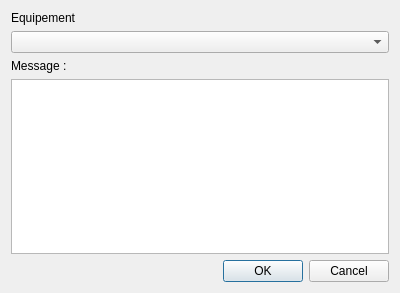
<?xml version="1.0" encoding="UTF-8"?>
<ui version="4.0">
 <class>EquipMessageDialog</class>
 <widget class="QDialog" name="EquipMessageDialog">
  <property name="geometry">
   <rect>
    <x>0</x>
    <y>0</y>
    <width>400</width>
    <height>293</height>
   </rect>
  </property>
  <property name="windowTitle">
   <string>Dialog</string>
  </property>
  <layout class="QVBoxLayout" name="verticalLayout">
   <item>
    <widget class="QLabel" name="label_2">
     <property name="text">
      <string>Equipement</string>
     </property>
    </widget>
   </item>
   <item>
    <widget class="QComboBox" name="comboBox"/>
   </item>
   <item>
    <widget class="QLabel" name="label">
     <property name="text">
      <string>Message :</string>
     </property>
    </widget>
   </item>
   <item>
    <widget class="QPlainTextEdit" name="plainTextEdit"/>
   </item>
   <item>
    <widget class="QDialogButtonBox" name="buttonBox">
     <property name="orientation">
      <enum>Qt::Horizontal</enum>
     </property>
     <property name="standardButtons">
      <set>QDialogButtonBox::Cancel|QDialogButtonBox::Ok</set>
     </property>
    </widget>
   </item>
  </layout>
 </widget>
 <resources/>
 <connections>
  <connection>
   <sender>buttonBox</sender>
   <signal>accepted()</signal>
   <receiver>EquipMessageDialog</receiver>
   <slot>accept()</slot>
   <hints>
    <hint type="sourcelabel">
     <x>248</x>
     <y>254</y>
    </hint>
    <hint type="destinationlabel">
     <x>157</x>
     <y>274</y>
    </hint>
   </hints>
  </connection>
  <connection>
   <sender>buttonBox</sender>
   <signal>rejected()</signal>
   <receiver>EquipMessageDialog</receiver>
   <slot>reject()</slot>
   <hints>
    <hint type="sourcelabel">
     <x>316</x>
     <y>260</y>
    </hint>
    <hint type="destinationlabel">
     <x>286</x>
     <y>274</y>
    </hint>
   </hints>
  </connection>
 </connections>
</ui>
